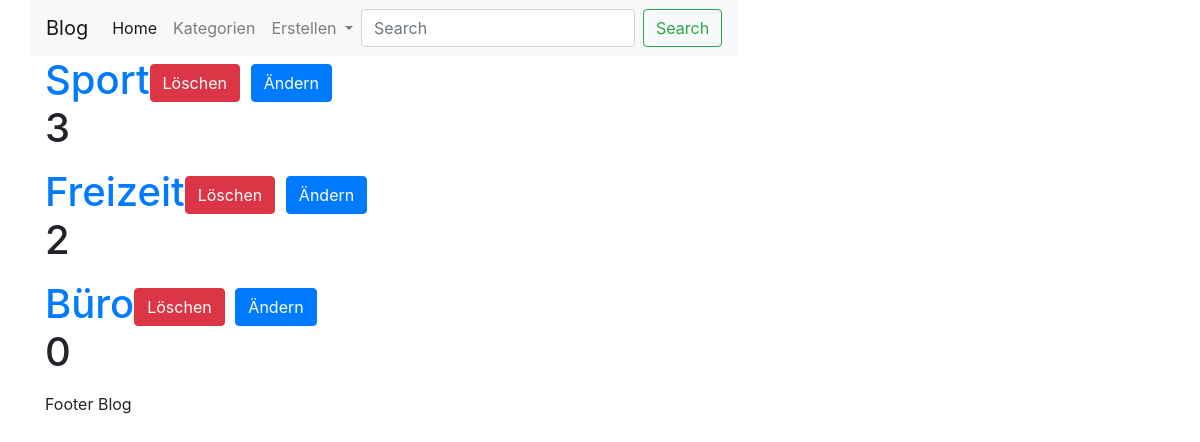
Page /category on the earlier database version.
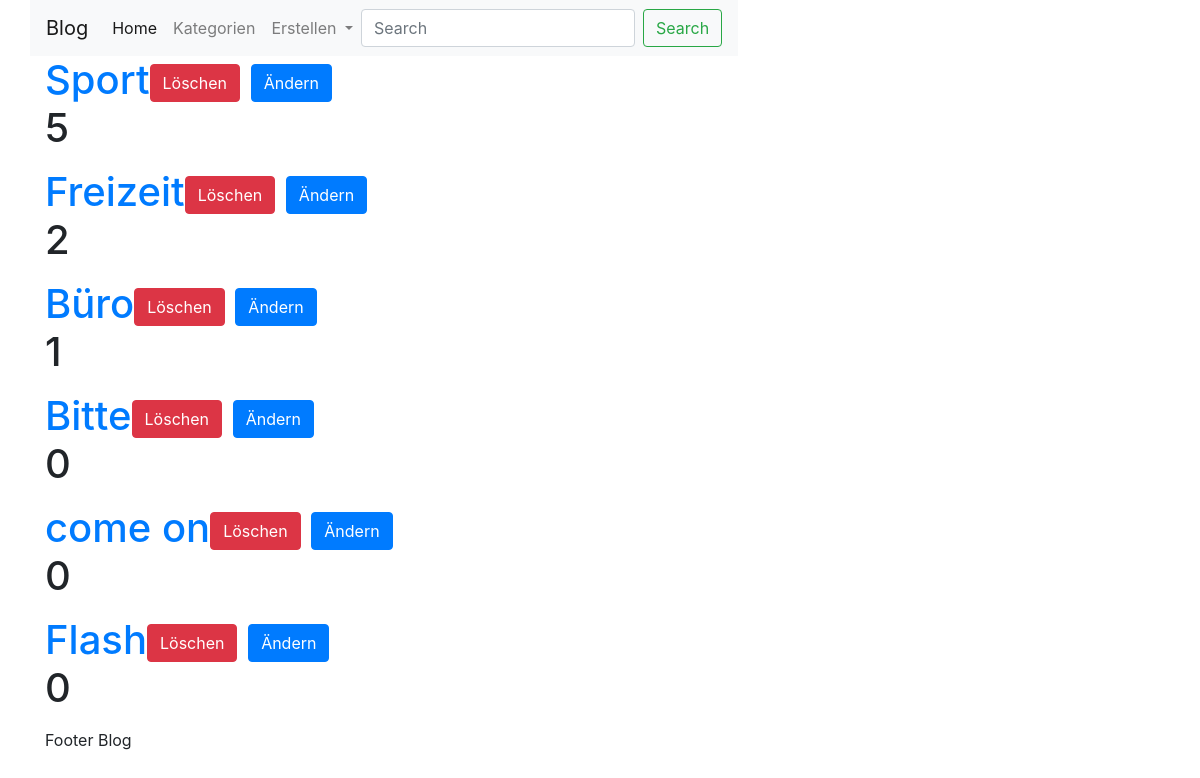
Same page on the later database version.
### app/models.py (models this page shows)
class Kategorie(db.Model):
    id = db.Column(db.Integer,primary_key=True)
    value = db.Column(db.String, nullable=False)
    blogeintrag = db.relationship("Blogeintrag", backref="Kategorie")

### app/category/routes.py (the view)
@bp.route('/category')
def overview():
    kategorien = Kategorie.query.all()
    return render_template("category/overview.html", kategorien=kategorien)

### app/templates/category/overview.html
{% extends 'base.html' %}
{% block content %}
    {% for kategorie in kategorien %}
        <h1><a href="{{ url_for("blog.get",id=kategorie.id) }}">
            {{ kategorie.value }}</a><a href="{{ url_for("category.delete",id=kategorie.id) }}" class="btn btn-danger">Löschen</a>
        <a href="{{ url_for("category.update",id=kategorie.id) }}" class="btn btn-primary">Ändern</a>
        <p> {{ kategorie.blogeintrag|length}} </p>
        </h1>
    {% endfor %}
{% endblock %}

### app/templates/base.html (shortened to what this page needs)
<!doctype html>
<html lang="en">
  <head>
    <link rel="stylesheet" href="https://stackpath.bootstrapcdn.com/bootstrap/4.5.2/css/bootstrap.min.css">
  </head>
  <body>
    <div class="container">
        <div class="row">
            <nav class="navbar navbar-expand-lg navbar-light bg-light">
              <a class="navbar-brand" href="{{ url_for('blog.index') }}">Blog</a>
              <div class="collapse navbar-collapse" id="navbarSupportedContent">
                <ul class="navbar-nav mr-auto">
                  <li class="nav-item active">
                    <a class="nav-link" href="{{ url_for('blog.overview') }}">Home <span class="sr-only">(current)</span></a>
                  </li>
                  <li class="nav-item">
                    <a class="nav-link" href="{{ url_for('category.overview') }}">Kategorien</a>
                  </li>
                  <li class="nav-item dropdown">
                    <a class="nav-link dropdown-toggle" href="#" id="navbarDropdown" role="button" data-toggle="dropdown" aria-haspopup="true" aria-expanded="false">
                      Erstellen
                    </a>
                  </li>
                </ul>
                <form class="form-inline my-2 my-lg-0">
                  <input class="form-control mr-sm-2" type="search" placeholder="Search" aria-label="Search">
                  <button class="btn btn-outline-success my-2 my-sm-0" type="submit">Search</button>
                </form>
              </div>
            </nav>
        </div>
        <div>
             {% block content %}{% endblock %}
        </div>
        <div>
            <p>Footer Blog</p>
        </div>
    </div>
  </body>
</html>

Differences in the rows shown:
computed for Kategorie "Sport": blogeintrag|length "3" → "5"
computed for Kategorie "Büro": blogeintrag|length "0" → "1"
added Kategorie: value "Bitte", blogeintrag|length "0"
added Kategorie: value "come on", blogeintrag|length "0"
added Kategorie: value "Flash", blogeintrag|length "0"
